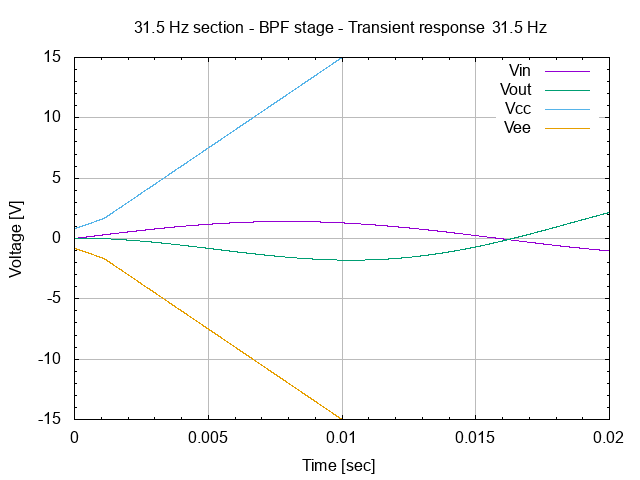

The gnuplot source for this figure:
# setup terminal
set term png

# setup graph
set output "26.006.00.01.01.03.png"
set title "31.5 Hz section - BPF stage - Transient response @ 31.5 Hz"

# setup Y-axis
set yrange [-15:15]
set grid ytics lt 1 lw 1 lc rgb "#bbbbbb"
set mytics
set ylabel "Voltage [V]"

# setup X-axis
set grid xtics lt 1 lw 1 lc rgb "#bbbbbb"
set mxtics
set xrange [0:0.02]
set xlabel "Time [sec]"

# setup plot style
set style data lines
plot '26.006.00.01.01.dat' using 1:2 title "Vin", \
     '26.006.00.01.01.dat' using 1:3 title "Vout", \
     '26.006.00.01.01.dat' using 1:4 title "Vcc", \
     '26.006.00.01.01.dat' using 1:5 title "Vee"

# set output back to default
set output

# reset terminal type
set terminal pop
